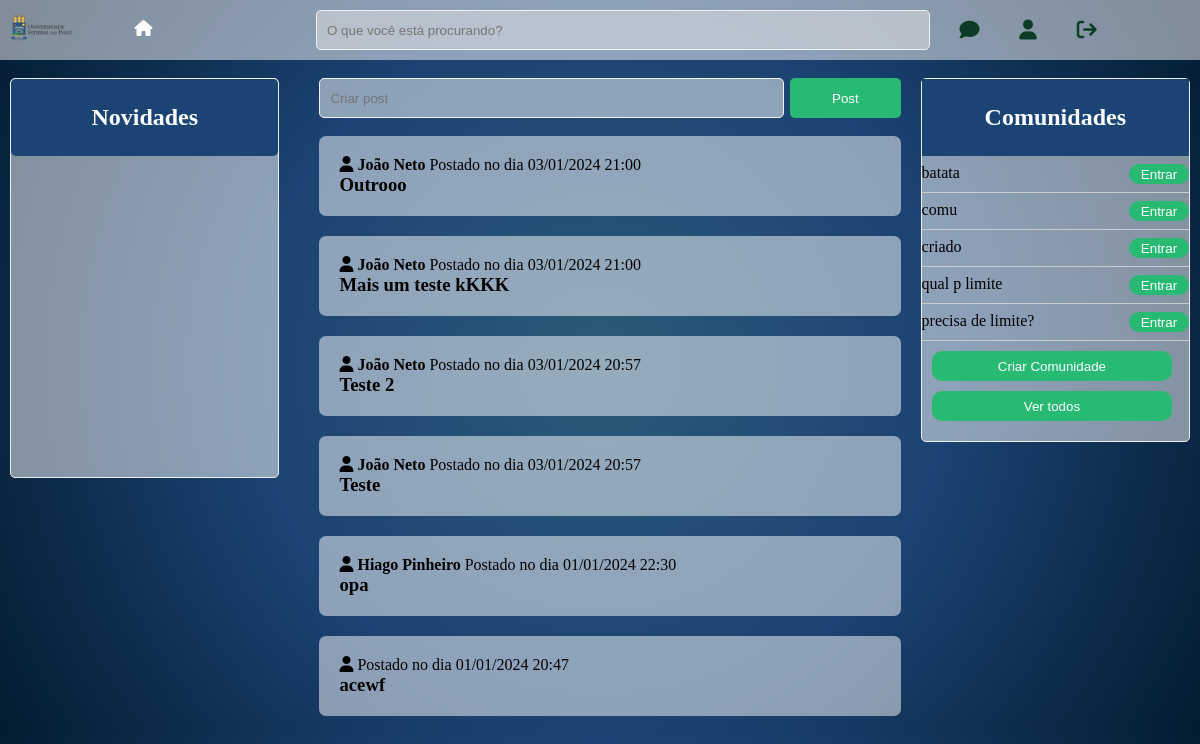
/redeufpi/home-page (signed in), run on the app's committed database.
### app_rede_ufpi/models.py (models this page shows)
class MainPost(models.Model):
    id = models.AutoField(
        primary_key=True
    )
    conteudo = models.TextField()
    user = models.ForeignKey(
        get_user_model() ,
        on_delete=models.CASCADE
    )
    data = models.DateTimeField(
        auto_now_add=True
    )

class Comunidades(models.Model):
    id = models.AutoField(
        primary_key=True
    )
    nome = models.CharField(
        max_length=255
    )
    user = models.ForeignKey(
        get_user_model() ,
        on_delete=models.CASCADE
    )

### app_rede_ufpi/views.py (the view)
# urls.py: path('redeufpi/home-page', views.home_page, name='home-page'),
@login_required
def home_page(request):
    posts_list = MainPost.objects.all().order_by('-data')
    comunidades = Comunidades.objects.all()
    user = request.user
    paginator = Paginator(posts_list, 9999)
    page = request.GET.get('page')
    posts = paginator.get_page(page)
    return render(request, 'redeufpi/home-page.html', {'posts':posts, 'comunidades':comunidades, 'user':user})

### app_rede_ufpi/templates/redeufpi/home-page.html (shortened to what this page needs)
{% load static %}
<!DOCTYPE html>
<html lang="pt br">
<head>
  <link rel="stylesheet" href="{% static 'css/telainicial.css' %}">
  <link rel="stylesheet" href="https://cdnjs.cloudflare.com/ajax/libs/font-awesome/6.5.0/css/all.min.css">
</head>
<body>
    <header>
      <div class="wraper-header">
        <div class="logo">
          <img src="{% static 'img/ufpi-icone1.png' %}" alt="ufpi-icone1">
        </div>
        <div class="home-btn">
          <p>
            <span>
              <a href="{% url 'home-page' %}"><i class="fa-solid fa-house"></i></a>
            </span>
          </p>
        </div>
        <div class="search">
          <input type="text" placeholder="O que você está procurando?">
        </div>
        <div class="notifications">
          <i class="fa-solid fa-comment"></i>
          <a href="perfil/{{user.username}}"><i class="fa-solid fa-user"></i>
          <a href="{% url 'logout' %}"><i class="fa-solid fa-arrow-right-from-bracket"></i></a>
        </div>
      </div>
    </header>
    <br>
    <section class="main">
      <div class="wraper-main">
          <div class="novidades">
            <h2>Novidades</h2>
          </div>
        <div class="posts">
          <div class="postBox">
              <form action="{% url 'post' %}" method="POST">
                  <div class="postbox__input">
                      <input type="text" name = "conteudo" placeholder="Criar post"/>
                      <button class="postBox__postButton">Post</button>
                  </div>
              </form>
          </div>
          <br>
          {% for post in posts %}
          <a href="post/{{post.id}}" class="post-page">
            <div class="post-single">
              <div class="post-content">
                <div class="post-content-text">
                  <p><i class="fa-solid fa-user"></i> <b>{{post.user.first_name}} {{post.user.last_name}}</b>  Postado no dia {{ post.data|date:"d/m/Y H:i" }}</p>
                  <h3>{{post.conteudo}}</h3>
                </div>
              </div>
            </div>
          {% endfor %}
        </div>
        <div class="sidebar">
          <div class="comunidades">
            <h2>Comunidades</h2>
            {% if comunidades %}
              {% for comunidade in comunidades %}
              <div class="comunidade-single">
                <p>{{ comunidade.nome }}</p>
                <p><button><a href="comunidade/{{comunidade.nome}}">Entrar</a></button></p>
              </div>
              {% endfor %}
            {% else %}
              <p>Não há nenhuma comunidade</p>
            {% endif %}
            <button class="view-all"><a href="{% url 'criar-comunidade' %}">Criar Comunidade</a></button>
            <p><button class="view-all"><a href="{% url 'comunidades' %}">Ver todos</a></button></p>
          </div>
        </div>
      </div>
    </section>
  </body>
  </html>

### static/css/telainicial.css (style rules this page uses)
* { margin: 0; padding: 0; box-sizing: border-box; }
body { background: radial-gradient(circle, rgb(44, 89, 120), rgb(27, 67, 115), rgb(2, 27, 48)); }
header { padding: 10px 0; background-color: rgba(255, 255, 255, 0.5); }
.wraper-header, .wraper-main { width: 100%; padding: 0 10px; display: flex; max-width: 1480px; margin: 0 auto; }
.wraper-main { display: flex; justify-content: space-between; max-width: 1480px; margin: 0 auto; }
.wraper-header img { width: 70px; }
.home-btn { margin: 10px 0; display: flex; justify-content: space-around; width: 20%; }
.search { width: 52%; }
.search input { width: 100%; height: 40px; background-color: rgb(230, 230, 230, 0.5); border-radius: 5px; border: 1px solid rgb(240, 240, 240); padding-left: 10px; }
.notifications { margin: 0 10px; display: flex; justify-content: space-around; width: 15%; }
.notifications i { cursor: pointer; font-size: 20px; padding: 10px; color: #0d3c26;; }
.posts { width: 53%; overflow-y: auto; margin: 0 auto; max-height: 650px; padding: 0 20px; }
.post-single { display: flex; background-color: rgba(255, 255, 255, 0.5); margin-bottom: 20px; border-radius: 7px; }
.post-content { flex-grow: 1; overflow-y: auto; padding: 10px; }
.sidebar { width:23%; }
.comunidades { padding-bottom: 10px; background-color: rgba(255, 255, 255, 0.5); backdrop-filter: blur(2px); border: 1.5px solid #eee; border-radius: 5px; }
.comunidades h2 { color: rgb(255, 255, 255); text-align: center; padding: 25px; background-color: rgb(27, 67, 115); }
.comunidade-single { display: flex; justify-content: space-between; padding: 8px 0; border-bottom: 1px solid #ccc; }
.comunidade-single button { background-color: #28ba73; color: white; border-radius: 10px; border: 0; width: 60px; height: 20px; }
.comunidade-single a { text-decoration: none; color: white; }
.comunidades p { color: rgb(0, 0, 0); }
.comunidades button.view-all { width: 90%; display: block; margin: 10px; height: 30px; border: 0; background-color: #28ba73; color: white; border-radius: 10px; }
.post-content-text { padding: 10px; }
.postBox { position: relative; width: 100%; }
.postBox input { width: 80%; height: 40px; background-color: rgba(255, 255, 255, 0.5); border-radius: 5px; border: 1px solid rgb(240, 240, 240); padding-left: 10px; display: flex; box-sizing: border-box; }
.postbox__input { position: relative; }
.postBox__postButton { position: absolute; top: 50%; right: 0; transform: translate(0, -50%); width: 19%; height: 40px; border: 0; background-color: #28ba73; color: white; border-radius: 5px; }
a { text-decoration: none; color: white; }
.post-page { color: black; }
.novidades { width: 23%; height: 400px; margin-right: 20px; padding-bottom: 10px; background-color: rgba(255, 255, 255, 0.5); backdrop-filter: blur(2px); border: 1.5px solid #eee; border-radius: 5px; }
.novidades h2 { color: rgb(255, 255, 255); text-align: center; padding: 25px; background-color: rgb(27, 67, 115); border-radius: 5px; }

### data on the page
MainPost: user.first_name "João", user.last_name "Neto", data "03/01/2024 21:00", conteudo "Outrooo"
MainPost: user.first_name "João", user.last_name "Neto", data "03/01/2024 21:00", conteudo "Mais um teste kKKK"
MainPost: user.first_name "João", user.last_name "Neto", data "03/01/2024 20:57", conteudo "Teste 2"
MainPost: user.first_name "João", user.last_name "Neto", data "03/01/2024 20:57", conteudo "Teste"
MainPost: user.first_name "Hiago", user.last_name "Pinheiro", data "01/01/2024 22:30", conteudo "opa"
MainPost: data "01/01/2024 20:47", conteudo "acewf"
Comunidades: nome "batata"
Comunidades: nome "comu"
Comunidades: nome "criado"
Comunidades: nome "qual p limite"
Comunidades: nome "precisa de limite?"
